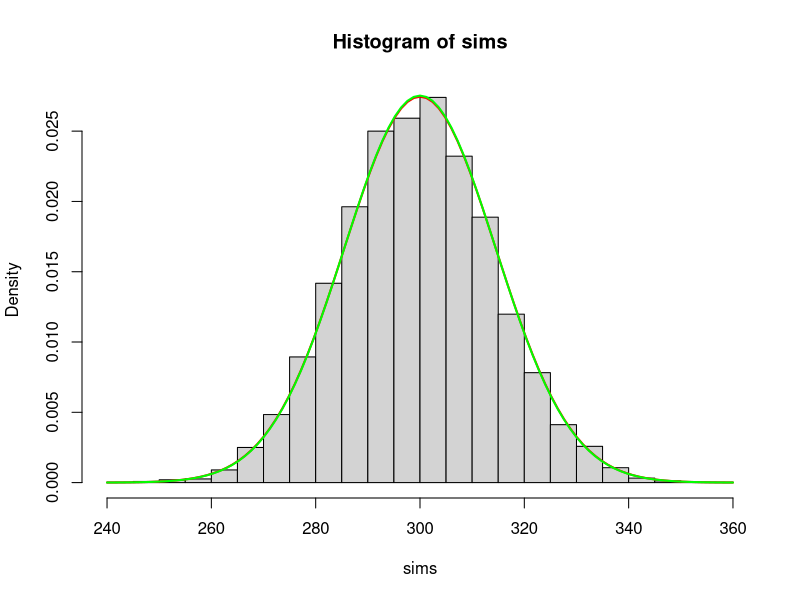

This figure's R source:
trials=1000
suc=0.3

nsim=10000
sims=rbinom(nsim, size=trials, prob=suc)
hist(sims, 20, prob=TRUE)

#we could fit the curve
mu.hat=mean(sims)
sigma.hat=sd(sims)
curve(dnorm(x, mean=mu.hat, sd=sigma.hat), 
      lwd=2, col="red", add=TRUE)

#we could superimpose the theoretical normal density
mu=trials*suc
sigma=sqrt(trials*suc*(1-suc))
curve(dnorm(x, mean=mu, sd=sigma), 
      lwd=2, col="green", add=TRUE)
